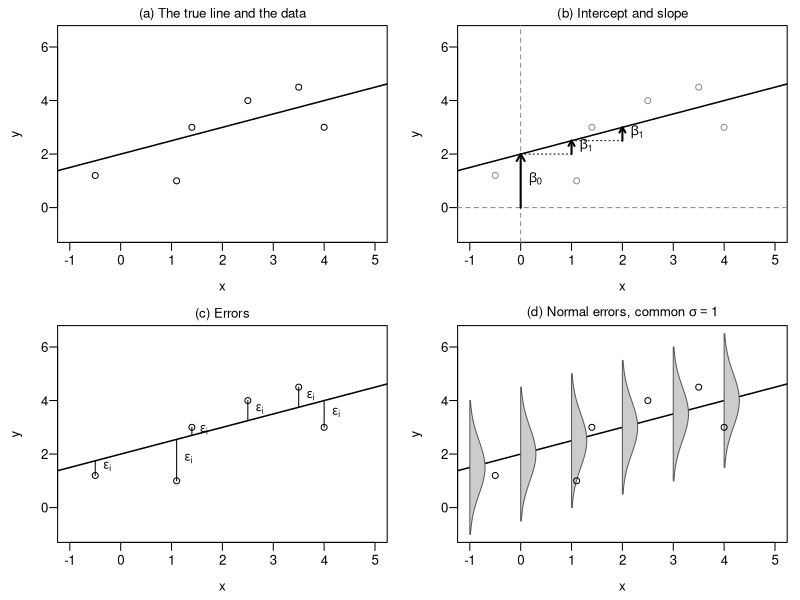
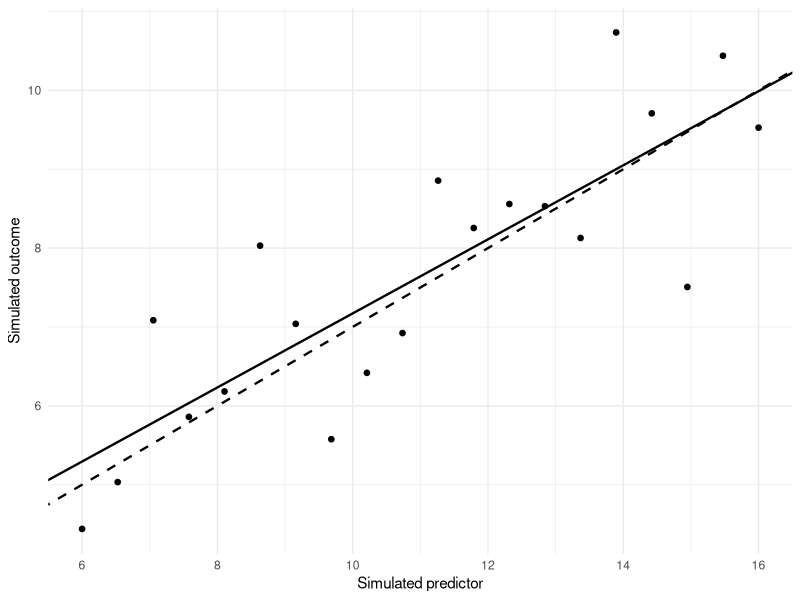
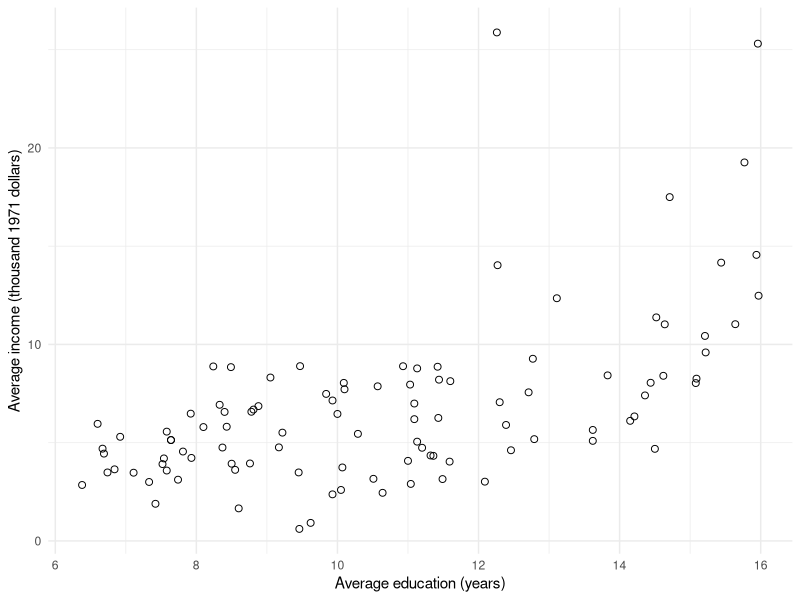
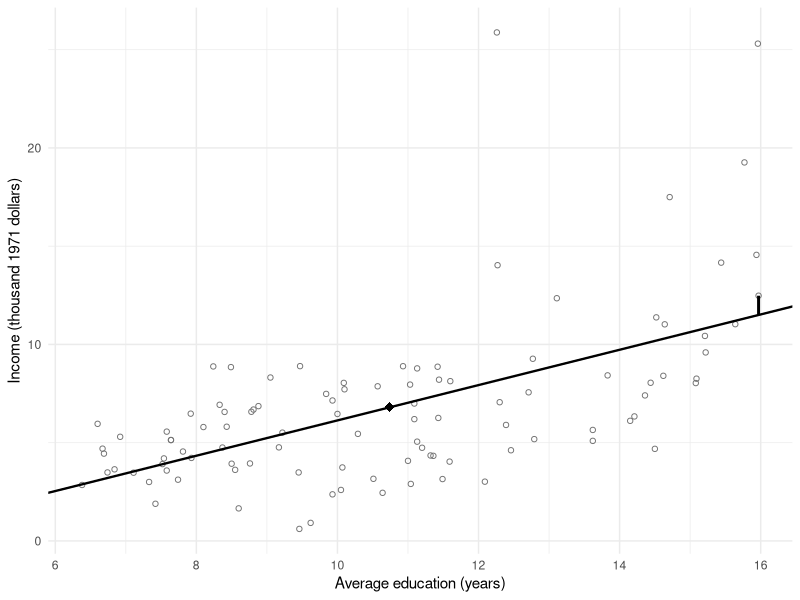
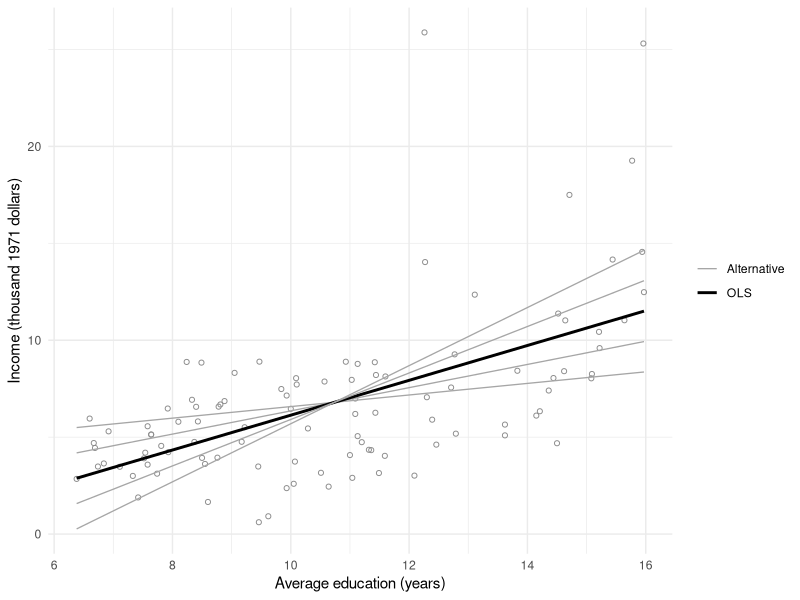
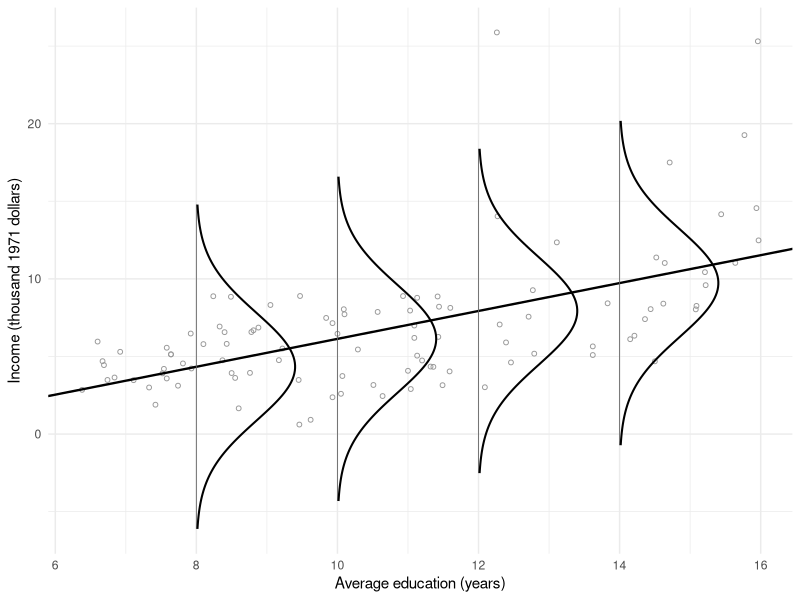
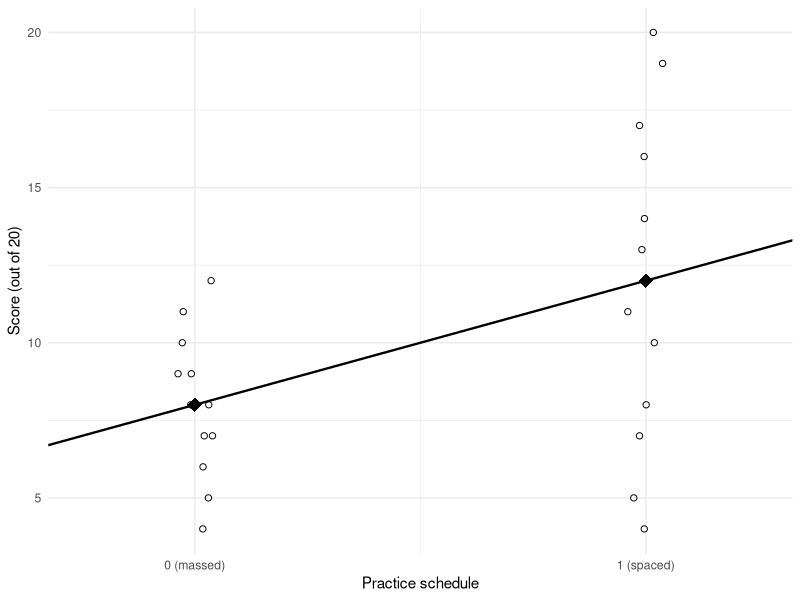
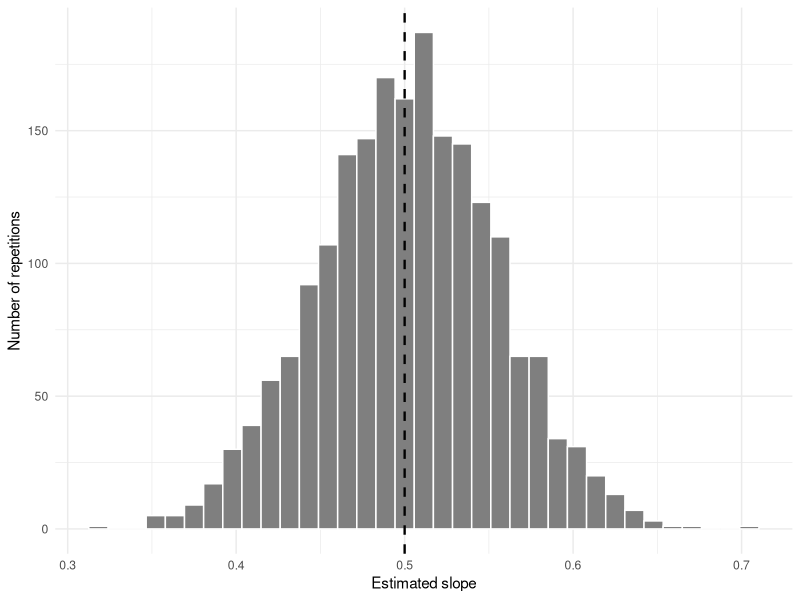

R code for these plots, in order:
## ---- chunk 1
#| label: setup
#| include: false
knitr::opts_chunk$set(echo = FALSE, warning = FALSE, message = FALSE,
                     fig.pos = "H", collapse = TRUE, comment = "#>")
if (knitr::is_latex_output()) knitr::opts_chunk$set(dev = "cairo_pdf")
options(digits = 10, width = 68)
ggplot2::theme_set(ggplot2::theme_minimal(base_size = 11))
# Display helper for authored tables: round once to four decimals, give a
# column the fewest common decimals that show every value, a true minus
# sign, and a bound for a nonzero value that rounds to zero.
show_value <- function(x) {
  shown <- format(round(x, 4), digits = 15, scientific = FALSE, trim = TRUE)
  tiny <- x != 0 & round(x, 4) == 0
  shown <- sub("^-([0-9.]+)$", "$-\\1$", shown)
  shown[tiny] <- ifelse(x[tiny] > 0, "$< 0.0001$", "$> -0.0001$")
  unname(shown)
}
## ---- chunk 2
#| label: ch7-anchor-check
#| include: false
# Stops the render if a printed anchor no longer matches its data: the
# four-panel figure's errors, the known-truth sample of Section 1.3, the
# repetition check of Section 4.1, the centred Galton line of Section 7.1
# and the class line of Section 7.3.
f4 <- function(x) sprintf("%.4f", x)
chk_xp <- c(-0.5, 1.1, 1.4, 2.5, 3.5, 4)
chk_yp <- c(1.2, 1, 3, 4, 4.5, 3)
chk_e <- chk_yp - (2 + 0.5 * chk_xp)
set.seed(123)
chk_known <- data.frame(x = seq(6, 16, length.out = 20))
chk_known$y <- 2 + 0.5 * chk_known$x + rnorm(20, sd = 1)
chk_fit <- coef(summary(lm(y ~ x, data = chk_known)))
set.seed(321)
chk_x <- seq(6, 16, length.out = 40)
chk_t <- numeric(2000)
for (j in seq_along(chk_t)) {
  chk_rep <- coef(summary(lm(I(2 + 0.5 * chk_x + rnorm(40)) ~ chk_x)))
  chk_t[j] <- (chk_rep[2, "Estimate"] - 0.5) / chk_rep[2, "Std. Error"]
}
chk_galton <- read.csv("galton1886_sons.csv")
chk_heights <- lm(son ~ father, data = chk_galton)
set.seed(12345)
chk_true <- rnorm(2000, mean = 65, sd = 8)
chk_mid <- chk_true + rnorm(2000, mean = 0, sd = 6)
chk_fin <- chk_true + rnorm(2000, mean = 0, sd = 6)
chk_class <- lm(chk_fin ~ chk_mid)
chk_top <- chk_mid > quantile(chk_mid, .9)
stopifnot(
  sum(abs(chk_e) < 1) == 4,
  f4(chk_fit[, "Estimate"]) == c("2.4770", "0.4695"),
  f4(chk_fit[, "Std. Error"]) == c("0.8362", "0.0733"),
  f4(c(2 * pt(1, 18) - 1, 2 * pt(2, 18) - 1)) == c("0.6694", "0.9392"),
  f4(c(mean(abs(chk_t) < 1), mean(abs(chk_t) < 2))) ==
    c("0.6890", "0.9425"),
  f4(c(2 * pt(1, 38) - 1, 2 * pt(2, 38) - 1)) == c("0.6764", "0.9473"),
  f4(coef(chk_heights)) == c("38.5445", "0.4438"),
  f4(colMeans(chk_galton[c("father", "son")])) == c("69.0989", "69.2140"),
  f4(c(coef(chk_class)[2], 10 * coef(chk_class)[2])) ==
    c("0.6670", "6.6704"),
  f4(c(mean(chk_mid[chk_top]),
    predict(chk_class, data.frame(chk_mid = mean(chk_mid[chk_top]))),
    mean(chk_fin[chk_top]), mean(chk_true[chk_top]))) ==
    c("82.3217", "76.4691", "76.5335", "76.5186"))
## ---- chunk 3
#| label: fig-ch7-model-parts
#| fig-cap: 'The parts of the simple regression model, drawn on six invented points around the true line $y=2+0.5x$. (a) The true line and the data. (b) The intercept $\beta_0$ is the mean of $y$ at $x=0$, and the slope $\beta_1$ is the difference in mean $y$ for a one-unit difference in $x$. (c) The errors $\varepsilon_i$ are the vertical distances from the points to the true line. (d) The errors follow one Normal distribution around the line, with the same SD, here $\sigma=1$, at every $x$.'
#| fig-alt: "Four panels over x from −1 to 5 and y from −1 to 6.5, each with the same rising straight line through y equal to 2 at x equal to 0. Panel (a) shows six open points scattered around the line. Panel (b) adds dashed axes through zero, an upward arrow of length 2 from the origin to the line, labelled beta 0, and two upward arrows of length 0.5 at x equal to 1 and 2, labelled beta 1. Panel (c) joins each point to the line with a vertical segment labelled epsilon i. Panel (d) stands six identical grey bell curves sideways on the line at x from −1 to 4, each reaching about 2.5 units above and below it, with the six points among them."
#| fig-width: 6.3
#| fig-height: 4.2
parts_x <- c(-0.5, 1.1, 1.4, 2.5, 3.5, 4)
parts_y <- c(1.2, 1, 3, 4, 4.5, 3)
true_mean <- function(x) 2 + 0.5 * x
parts_panel <- function(title) {
  plot(NA, xlim = c(-1, 5), ylim = c(-1, 6.5), xlab = "x", ylab = "y",
    main = title, font.main = 1, cex.main = 1, las = 1)
  abline(a = 2, b = 0.5, lwd = 1.5)
}
op <- par(mfrow = c(2, 2), mar = c(3.6, 3.6, 1.6, 0.8),
  mgp = c(2.2, 0.6, 0), cex = 0.8)
parts_panel("(a) The true line and the data")
points(parts_x, parts_y)
parts_panel("(b) Intercept and slope")
abline(v = 0, h = 0, lty = 2, col = "grey55")
arrows(0, 0, 0, 2, lwd = 2, length = 0.08)
text(0, 1, expression(beta[0]), pos = 4)
segments(c(0, 1), c(2, 2.5), c(1, 2), c(2, 2.5), lty = 3)
arrows(c(1, 2), c(2, 2.5), c(1, 2), c(2.5, 3), lwd = 2, length = 0.06)
text(c(1, 2), c(2.25, 2.75), expression(beta[1]), pos = 4)
points(parts_x, parts_y, col = "grey55")
parts_panel("(c) Errors")
segments(parts_x, parts_y, parts_x, true_mean(parts_x))
text(parts_x, (parts_y + true_mean(parts_x)) / 2,
  expression(epsilon[i]), pos = 4, cex = 0.9)
points(parts_x, parts_y)
parts_panel(expression("(d) Normal errors, common " * sigma == 1))
height <- seq(-2.5, 2.5, length.out = 100)
for (x0 in -1:4) {
  polygon(x0 + c(0, 0.75 * dnorm(height), 0),
    true_mean(x0) + c(-2.5, height, 2.5), col = "grey80",
    border = "grey35")
}
points(parts_x, parts_y)
par(op)
## ---- chunk 4
#| label: ch7-known-sample-code
#| echo: true
set.seed(123)
known_data <- data.frame(x = seq(6, 16, length.out = 20))
known_data$y <- 2 + 0.5 * known_data$x + rnorm(20, sd = 1)
known_model <- lm(y ~ x, data = known_data)
## ---- chunk 5
#| label: tbl-ch7-known-sample
#| tbl-cap: "One fitted sample from a process with known coefficients and error SD."
#| echo: false
known_summary <- coef(summary(known_model))
knitr::kable(data.frame(
  Quantity = c("Intercept", "Slope", "Residual SD"),
  Estimate = show_value(c(coef(known_model), sigma(known_model))),
  `Model SE` = c(show_value(known_summary[, "Std. Error"]), ""),
  check.names = FALSE
), align = c("l", "r", "r"), escape = FALSE)
## ---- chunk 6
#| label: fig-ch7-core-true-fitted
#| echo: false
#| fig-cap: "Known and fitted lines for one simulated dataset. The true process is programmed; the fitted line responds to the realized errors."
#| fig-alt: "Twenty simulated points surround the known line with intercept two and slope one half. A solid fitted line and dashed true line differ slightly."
#| fig-width: 6.3
#| fig-height: 3
ggplot2::ggplot(known_data, ggplot2::aes(x = x, y = y)) +
  ggplot2::geom_point(size = 1.6) +
  ggplot2::geom_abline(
    intercept = 2, slope = 0.5, linetype = "dashed", linewidth = 0.8
  ) +
  ggplot2::geom_abline(
    intercept = coef(known_model)[1],
    slope = coef(known_model)[2], linewidth = 0.8
  ) +
  ggplot2::labs(x = "Simulated predictor", y = "Simulated outcome")
## ---- chunk 7
#| label: ch7-data-visible
#| echo: true
prestige <- carData::Prestige
prestige$income_k <- prestige$income / 1000
library(ggplot2)
## ---- chunk 8
#| label: fig-ch7-scatter
#| echo: true
#| fig-cap: "Education and income in the 102 occupation records, before fitting a line."
#| fig-alt: "Occupation-average income generally rises with occupation-average education, with considerable scatter and some especially high-income occupations."
#| fig-width: 6.3
#| fig-height: 3.8
ggplot(prestige, aes(education, income_k)) +
  geom_point(shape = 1, size = 2) +
  labs(x = "Average education (years)",
       y = "Average income (thousand 1971 dollars)")
## ---- chunk 9
#| label: ch7-prepare-visible
#| echo: true
model <- lm(income_k ~ education, data = prestige)
b <- coef(model)
coef(model)
## ---- chunk 10
#| label: ch7-teacher-visible
#| echo: true
teacher <- prestige["university.teachers", ]
teacher_fit <- predict(model, teacher)
c(fitted = unname(teacher_fit),
  residual = teacher$income_k - unname(teacher_fit),
  at_12 = unname(predict(model, data.frame(education = 12))))
## ---- chunk 11
#| label: fig-ch7-line-residual
#| fig-cap: "The least-squares line passes through the mean point; the marked vertical segment is the university-teacher residual."
#| fig-alt: "A fitted line crosses the mean education and income. At 15.97 years, a vertical segment joins the fitted value to the higher university-teacher observation."
#| fig-width: 6.3
#| fig-height: 2.8
teacher <- prestige["university.teachers", ]
teacher$fit <- predict(model, teacher)
ggplot(prestige, aes(education, income_k)) +
  geom_point(shape = 1, colour = "grey45") +
  geom_abline(intercept = b[1], slope = b[2], linewidth = .8) +
  annotate("point", x = mean(prestige$education),
    y = mean(prestige$income_k), shape = 18, size = 3) +
  geom_segment(data = teacher, aes(xend = education, yend = fit),
               linewidth = 1) +
  labs(x = "Average education (years)",
       y = "Income (thousand 1971 dollars)")
## ---- chunk 12
#| label: ch7-candidate-lines-code
x <- prestige$education
y <- prestige$income_k
candidate_slopes <- unname(b[2]) + c(-0.6, -0.3, 0, 0.3, 0.6)
candidate_intercepts <- mean(y) - candidate_slopes * mean(x)
ols_rss <- sum(resid(model)^2)
predictor_spread <- sum((x - mean(x))^2)
candidate_rss <- ols_rss +
  predictor_spread * (candidate_slopes - b[2])^2
candidate_lines <- data.frame(
  Intercept = candidate_intercepts,
  Slope = candidate_slopes,
  RSS = candidate_rss
)
## ---- chunk 13
#| label: tbl-ch7-candidate-lines
#| tbl-cap: "Candidate lines through the mean point and their residual sums of squares."
#| echo: false
knitr::kable(data.frame(lapply(candidate_lines, show_value)),
  align = "r", escape = FALSE)
## ---- chunk 14
#| label: fig-ch7-candidate-lines
#| echo: false
#| fig-cap: "Five candidate lines through the sample mean. The OLS line has the smallest residual sum of squares."
#| fig-alt: "Five lines with different slopes cross at the mean occupation point. The highlighted OLS line runs centrally through the data; steeper and flatter alternatives have larger residual sums of squares."
#| fig-width: 6.3
#| fig-height: 3.8
candidate_grid <- expand.grid(
  education = seq(min(x), max(x), length.out = 100),
  Candidate = seq_along(candidate_slopes)
)
candidate_grid$income <- candidate_intercepts[candidate_grid$Candidate] +
  candidate_slopes[candidate_grid$Candidate] * candidate_grid$education
candidate_grid$Line <- ifelse(
  candidate_grid$Candidate == 3, "OLS", "Alternative"
)
ggplot(prestige, aes(education, income_k)) +
  geom_point(shape = 1, colour = "grey55", size = 1.4) +
  geom_line(data = candidate_grid,
            aes(y = income, group = Candidate, colour = Line,
                linewidth = Line)) +
  scale_colour_manual(values = c(Alternative = "grey65", OLS = "black")) +
  scale_linewidth_manual(values = c(Alternative = .45, OLS = 1)) +
  labs(x = "Average education (years)",
       y = "Income (thousand 1971 dollars)", colour = NULL, linewidth = NULL)
## ---- chunk 15
#| label: ch7-fit-summaries-visible
#| echo: true
c(residual_SD = sigma(model), R_squared = summary(model)$r.squared)
## ---- chunk 16
#| label: fig-ch7-conditional
#| fig-cap: "The model of Section 1 drawn on the occupation records, with the fitted line and the residual SD in place of the unknown parameters. The records depart from it: their spread grows with education, and the curve at 8 years reaches below zero income."
#| fig-alt: "The 102 occupation records and the fitted line rising from about 3 to 12 thousand dollars over education 6 to 16. At 8, 10, 12 and 14 years, an identical bell-shaped curve stands sideways on the line, spreading about 10 thousand dollars above and below it; the curve at 8 years extends below zero income, while several high-income records at 12 years and above lie beyond the curves' upper tails."
#| fig-width: 6.3
#| fig-height: 3.4
curve_sd <- sigma(model)
curves <- do.call(rbind, lapply(c(8, 10, 12, 14), function(x0) {
  mu <- unname(predict(model, data.frame(education = x0)))
  income <- seq(mu - 3 * curve_sd, mu + 3 * curve_sd, length.out = 120)
  data.frame(at = x0, income = income,
    education = x0 + 1.4 * dnorm(income, mu, curve_sd) /
      dnorm(0, 0, curve_sd))
}))
ggplot(prestige, aes(education, income_k)) +
  geom_point(shape = 1, colour = "grey60", size = 1.3) +
  geom_abline(intercept = b[1], slope = b[2], linewidth = .8) +
  geom_segment(data = unique(curves["at"]),
    aes(x = at, xend = at,
      y = b[1] + b[2] * at - 3 * curve_sd,
      yend = b[1] + b[2] * at + 3 * curve_sd),
    colour = "grey40", linewidth = .3, inherit.aes = FALSE) +
  geom_path(data = curves, aes(education, income, group = at),
    linewidth = .7, inherit.aes = FALSE) +
  labs(x = "Average education (years)",
       y = "Income (thousand 1971 dollars)")
## ---- chunk 17
#| label: ch7-coefficient-inference-visible
#| echo: true
coef(summary(model))
confint(model, "education")
## ---- chunk 18
#| label: ch7-binary-prepare
#| include: false
score <- c(4, 5, 7, 8, 4, 5, 7, 8, 6, 7, 9, 10, 10, 11, 13, 14,
           8, 9, 11, 12, 16, 17, 19, 20)
spaced <- rep(rep(c(0, 1), each = 4), 3)
two_groups <- lm(score ~ spaced)
## ---- chunk 19
#| label: fig-ch7-binary
#| fig-cap: "With a 0/1 predictor, the least-squares line joins the two group means: the intercept is the massed mean and the slope the difference in means."
#| fig-alt: "Twenty-four invented scores plotted at 0 for massed and 1 for spaced practice, massed scores from 4 to 12 and spaced from 4 to 20. A line joins the massed mean 8 to the spaced mean 12, both marked with filled diamonds."
#| fig-width: 5.6
#| fig-height: 3
two_group_data <- data.frame(spaced, score)
group_means <- data.frame(spaced = c(0, 1),
  score = tapply(score, spaced, mean))
ggplot(two_group_data, aes(spaced, score)) +
  geom_point(shape = 1, size = 1.8,
    position = position_jitter(width = .04, height = 0, seed = 12345)) +
  geom_abline(intercept = coef(two_groups)[1],
    slope = coef(two_groups)[2], linewidth = .8) +
  geom_point(data = group_means, shape = 18, size = 4.5) +
  scale_x_continuous(breaks = c(0, 1),
    labels = c("0 (massed)", "1 (spaced)")) +
  coord_cartesian(xlim = c(-.25, 1.25)) +
  labs(x = "Practice schedule", y = "Score (out of 20)")
## ---- chunk 20
#| label: ch7-repeated-slopes-code
#| echo: false
set.seed(321)
rep_x <- seq(6, 16, length.out = 40)
repetitions <- data.frame(
  slope = numeric(2000), se = numeric(2000), covered = logical(2000)
)
for (j in seq_len(nrow(repetitions))) {
  rep_y <- 2 + 0.5 * rep_x + rnorm(40, sd = 1)
  rep_fit <- lm(rep_y ~ rep_x)
  repetitions$slope[j] <- coef(rep_fit)[2]
  repetitions$se[j] <- coef(summary(rep_fit))[2, "Std. Error"]
  rep_ci <- confint(rep_fit)[2, ]
  repetitions$covered[j] <- rep_ci[1] <= 0.5 &&
    rep_ci[2] >= 0.5
}
repetition_summary <- c(
  mean_slope = mean(repetitions$slope),
  empirical_SD = sd(repetitions$slope),
  mean_estimated_SE = mean(repetitions$se),
  theoretical_SD = 1 / sqrt(sum((rep_x - mean(rep_x))^2)),
  empirical_coverage = mean(repetitions$covered)
)
## ---- chunk 21
#| label: tbl-ch7-repeated-slopes
#| tbl-cap: "Slope behavior across 2,000 repetitions of the known process."
#| echo: false
knitr::kable(data.frame(
  Quantity = c("Mean estimated slope", "SD of estimated slopes",
               "Mean estimated SE", "Theoretical slope SD",
               "Fraction of intervals covering 0.5"),
  Value = replace(show_value(unname(repetition_summary)), 5,
    sub("^0", "", show_value(unname(repetition_summary))[5]))
))
## ---- chunk 22
#| label: fig-ch7-core-repetition
#| echo: false
#| fig-cap: "Slopes in 2,000 repetitions of the known process. The vertical reference is the true slope, 0.5."
#| fig-alt: "A roughly symmetric histogram of repeated fitted slopes is centered near one half; its spread represents repeated-sample slope variation."
#| fig-pos: H
#| fig-width: 6.3
#| fig-height: 2.8
ggplot2::ggplot(repetitions, ggplot2::aes(x = slope)) +
  ggplot2::geom_histogram(bins = 35, color = "white", fill = "grey50") +
  ggplot2::geom_vline(xintercept = 0.5, linewidth = 0.8, linetype = "dashed") +
  ggplot2::labs(x = "Estimated slope", y = "Number of repetitions")
## ---- chunk 23
#| label: ch7-precision-conditions-code
baseline_x <- seq(6, 16, length.out = 40)
more_x <- seq(6, 16, length.out = 160)
narrow_x <- seq(8.5, 13.5, length.out = 40)
baseline_sd <- 1 / sqrt(sum((baseline_x - mean(baseline_x))^2))
more_rows_sd <- 1 / sqrt(sum((more_x - mean(more_x))^2))
narrow_sd <- 1 / sqrt(sum((narrow_x - mean(narrow_x))^2))
more_noise_sd <- 2 / sqrt(sum((baseline_x - mean(baseline_x))^2))
precision_conditions <- data.frame(
  Condition = c("Baseline", "More rows", "Narrower support", "More noise"),
  n = c(40, 160, 40, 40), Lower = c(6, 6, 8.5, 6),
  Upper = c(16, 16, 13.5, 16),
  `Error SD` = c(1, 1, 1, 2),
  `Slope SD` = c(baseline_sd, more_rows_sd, narrow_sd, more_noise_sd),
  check.names = FALSE
)
## ---- chunk 24
#| label: tbl-ch7-precision-conditions
#| tbl-cap: "How sample size, predictor support, and error SD affect theoretical slope precision."
#| echo: false
precision_conditions$`Slope SD` <- show_value(
  precision_conditions$`Slope SD`)
knitr::kable(precision_conditions)
## ---- chunk 25
#| label: ch7-interval-mean
#| echo: true
predict(model, data.frame(education = 12), interval = "confidence")
## ---- chunk 26
#| label: ch7-interval-new
#| echo: true
predict(model, data.frame(education = 12), interval = "prediction")
## ---- chunk 27
#| label: fig-ch7-intervals
#| fig-cap: "Confidence intervals for the mean response (dark band) and prediction intervals for one new occupation (light band), from the same fitted line."
#| fig-alt: "The mean-confidence band is narrowest near average education. The new-case prediction band is much wider throughout the observed education range."
#| fig-width: 6.3
#| fig-height: 3.3
grid <- data.frame(education = seq(min(x), max(x), length.out = 150))
cm <- predict(model, grid, interval = "confidence")
pi <- predict(model, grid, interval = "prediction")
grid$fit <- cm[, 1]
grid$cl <- cm[, 2]; grid$cu <- cm[, 3]
grid$pl <- pi[, 2]; grid$pu <- pi[, 3]
ggplot(grid, aes(education, fit)) +
  geom_ribbon(aes(ymin = pl, ymax = pu), fill = "grey90") +
  geom_ribbon(aes(ymin = cl, ymax = cu), fill = "grey65") +
  geom_line(linewidth = .7) +
  geom_point(data = prestige, aes(y = income_k), shape = 1, size = 1.3) +
  labs(x = "Average education (years)",
       y = "Income (thousand 1971 dollars)")
## ---- chunk 28
#| label: fig-ch7-checks
#| fig-cap: "Residual pattern and influence invite different follow-up questions."
#| fig-alt: "The left panel shows curvature and uneven scatter in residuals. The right panel shows Cook's distances, with physicians most influential for this fit."
#| fig-width: 6.4
#| fig-height: 2.6
op <- par(mfrow = c(1, 2), mar = c(4, 4, 1, 1), mgp = c(2.5, .7, 0))
plot(fitted(model), resid(model), xlab = "Fitted income", ylab = "Residual",
     pch = 1, cex = .7)
abline(h = 0, col = "grey60")
lines(lowess(fitted(model), resid(model)), lwd = 2)
plot(cooks.distance(model), type = "h", xlab = "Occupation row",
     ylab = "Cook's distance")
check_most <- which.max(cooks.distance(model))
text(check_most, cooks.distance(model)[check_most], "physicians",
     pos = 4, cex = .7)
par(op)
## ---- chunk 29
#| label: ch7-check-models
#| echo: true
quad <- lm(income_k ~ education + I(education^2), data = prestige)
most <- which.max(cooks.distance(model))
without <- lm(income_k ~ education, data = prestige[-most, ])
c(full = unname(coef(model)[2]), without = unname(coef(without)[2]))
coef(summary(quad))["I(education^2)", ]
## ---- chunk 30
#| label: fig-ch7-curvature
#| fig-cap: "Straight and quadratic fits to the same 102 records. The curve is an exploratory sensitivity, not a selected final model."
#| fig-alt: "The quadratic fit bends upward toward higher education, unlike the constant-slope straight line. Both fits use all 102 occupation records on the same income scale."
#| fig-width: 6.3
#| fig-height: 3.7
check_grid <- data.frame(
  education = seq(min(x), max(x), length.out = 200)
)
check_curves <- rbind(
  data.frame(check_grid, Fit = "Straight line",
             Income = predict(model, check_grid)),
  data.frame(check_grid, Fit = "Quadratic sensitivity",
             Income = predict(quad, check_grid))
)
ggplot(prestige, aes(education, income_k)) +
  geom_point(shape = 1, colour = "grey50", size = 1.5) +
  geom_line(data = check_curves,
            aes(y = Income, linetype = Fit), linewidth = .8) +
  labs(x = "Average education (years)",
       y = "Income (thousand 1971 dollars)", linetype = NULL)
## ---- chunk 31
#| label: ch7-hc3-visible
#| echo: true
V_hc3 <- sandwich::vcovHC(model, type = "HC3")
c(classical = coef(summary(model))["education", "Std. Error"],
  HC3 = sqrt(V_hc3["education", "education"]))
## ---- chunk 32
#| label: ch7-galton-visible
#| echo: true
galton <- read.csv("galton1886_sons.csv")
sapply(galton[c("father", "son")], sd)
c(r = cor(galton$father, galton$son),
  z_slope = unname(coef(lm(scale(son) ~ scale(father),
    data = galton))[2]))
## ---- chunk 33
#| label: fig-ch7-rtm
#| fig-cap: "Galton's 179 fathers and sons in standard units. The fitted line has slope $r=.4269$, flatter than the dashed line of slope 1; the filled points are the mean positions of the fathers more than 1 SD above and below their mean, with their sons."
#| fig-alt: "A cloud of 179 points, fathers' heights in standard units from about −2.8 to 3.7 across and sons' from about −3.5 to 2.8 up. A dashed line of slope 1 and a solid fitted line of slope about 0.43 cross at the origin. Two filled diamonds, near (1.6, 0.7) and (−1.5, −0.6), sit close to the solid line, inside the dashed one."
#| fig-width: 5.4
#| fig-height: 4.6
z_father <- as.numeric(scale(galton$father))
z_son <- as.numeric(scale(galton$son))
r_galton <- cor(galton$father, galton$son)
galton_z <- data.frame(z_father, z_son)
tall <- z_father > 1
short <- z_father < -1
group_means <- data.frame(
  z_father = c(mean(z_father[tall]), mean(z_father[short])),
  z_son = c(mean(z_son[tall]), mean(z_son[short])))
ggplot(galton_z, aes(z_father, z_son)) +
  geom_point(shape = 1, colour = "grey55", size = 1.4) +
  geom_abline(intercept = 0, slope = 1, linetype = "dashed",
    linewidth = .7) +
  geom_abline(intercept = 0, slope = r_galton, linewidth = .9) +
  geom_point(data = group_means, shape = 18, size = 4.5) +
  annotate("text", x = 3.7, y = c(-2.6, -3.2), hjust = 1, size = 3.6,
    label = c("solid: fitted line, slope r = .4269",
      "dashed: slope 1")) +
  coord_equal(xlim = c(-3.6, 3.8), ylim = c(-3.6, 3.8)) +
  labs(x = "Father's height (standard units)",
       y = "Son's height (standard units)")
## ---- chunk 34
#| label: ch7-true-score-visible
#| echo: true
set.seed(12345)
true_score <- rnorm(2000, mean = 65, sd = 8)
midterm <- true_score + rnorm(2000, mean = 0, sd = 6)
final <- true_score + rnorm(2000, mean = 0, sd = 6)
## ---- chunk 35
#| label: fig-ch7-true-score
#| fig-cap: "A hypothetical class of 2,000 students, each score a stable true score plus independent luck. The top and bottom tenth on the midterm (diamonds) score nearer the class mean on the final, near their unchanged mean true score (dashed); the boxes, the middle half of the class, span about the same range of scores on the final as on the midterm."
#| fig-alt: "Two grey boxes for the whole class's midterm and final scores, each spanning about 58 to 72 points around a dotted class mean near 65. A line falls from a diamond at about 82 on the midterm to one at about 77 on the final, landing on a dashed line at about 77 labelled as that group's mean true score; a mirror line rises from about 48 to about 53, landing on a dashed line at about 53."
#| fig-width: 6.3
#| fig-height: 3.3
exams <- c("Midterm", "Final")
scores <- data.frame(exam = factor(rep(exams, each = 2000),
  levels = exams), score = c(midterm, final))
top <- midterm > quantile(midterm, .9)
bottom <- midterm < quantile(midterm, .1)
groups <- data.frame(group = rep(c("top", "bottom"), each = 2),
  exam = factor(rep(exams, 2), levels = exams),
  score = c(mean(midterm[top]), mean(final[top]),
    mean(midterm[bottom]), mean(final[bottom])))
levels_y <- c(mean(true_score[top]), mean(true_score[bottom]),
  mean(c(midterm, final)))
ggplot(scores, aes(exam, score)) +
  geom_boxplot(width = .3, colour = "grey65", fill = "grey96",
    outlier.shape = NA, coef = 0) +
  annotate("segment", x = .7, xend = 2.3, y = levels_y,
    yend = levels_y, linetype = c("dashed", "dashed", "dotted"),
    colour = c("black", "black", "grey45"), linewidth = .6) +
  geom_line(data = groups, aes(group = group), linewidth = .9) +
  geom_point(data = groups, shape = 18, size = 4.5) +
  annotate("text", x = .66, y = groups$score[c(1, 3)], hjust = 1,
    size = 3.4, label = c("top tenth\non the midterm",
      "bottom tenth\non the midterm")) +
  annotate("text", x = 2.34, y = levels_y, hjust = 0, size = 3.4,
    label = c("their mean\ntrue score", "their mean\ntrue score",
      "class mean")) +
  coord_cartesian(xlim = c(.2, 2.8), ylim = c(40, 90)) +
  labs(x = NULL, y = "Exam score (points)")
